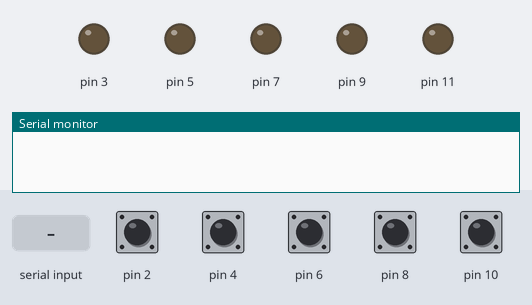
Recording of a sketch running on a simulated Arduino Uno, built with avr-gcc and run on an emulated ATmega328P. Parts: output pins drawn as LEDs (lit = HIGH), the last lines printed to the serial monitor. Dashed ring = blinking. The inputs (shaded band) are chosen by the test bench; at power-on: pin 2, pin 4, pin 6, pin 8, pin 10 HIGH.

Above: at 1.2 s.
1.3 s: "hello" received over Serial
At 2.35 s:
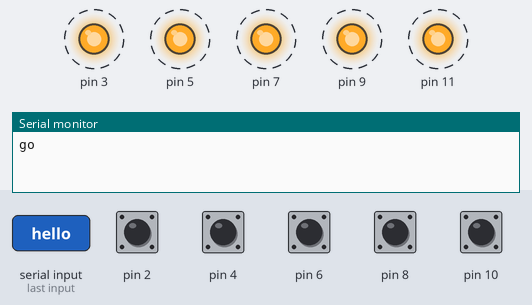
4.3 s: "A1" received over Serial
At 6.2 s:
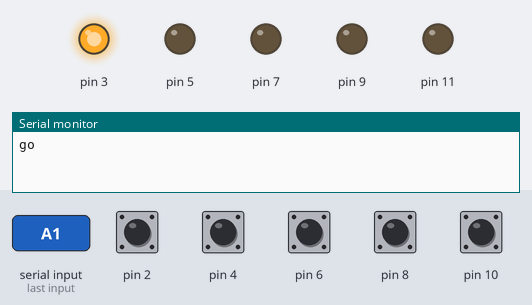
6.8 s: "B1" received over Serial
At 8.1 s:
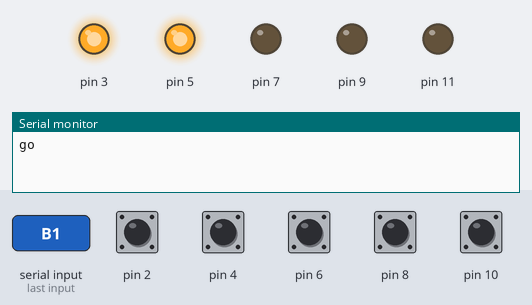
9.3 s: "A0" received over Serial
At 11.1 s:
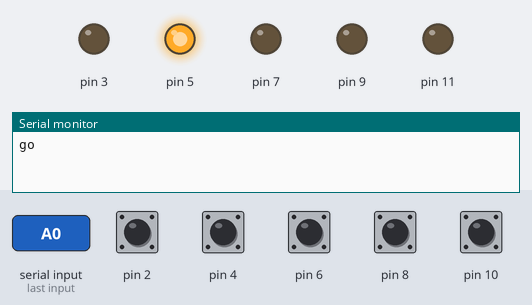
11.8 s: "C1" received over Serial
At 13.2 s:
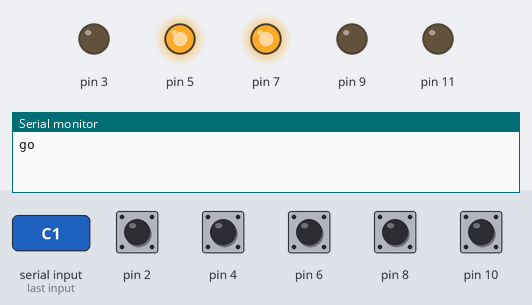
14.3 s: "B0" received over Serial
At 16.3 s:
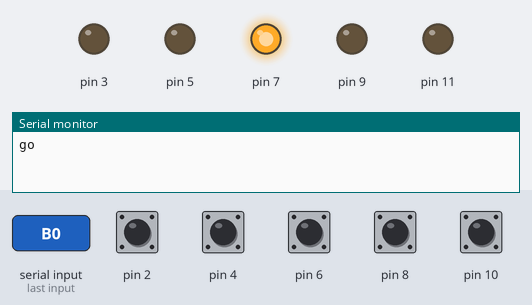
Timing chart, 0 to 17.8 s (numbered marks = the images above; inputs shaded):
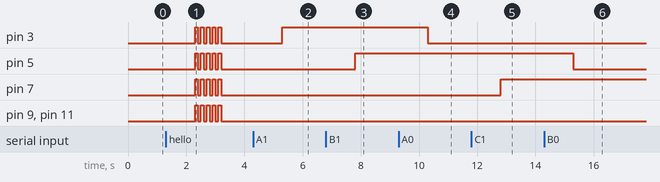

Measured:
- after the input at 1.3 s, pin 3, pin 5, pin 7, pin 9, pin 11: alternates HIGH for 0.10 s and LOW for 0.10 s, 10 changes in all, then stays LOW, starting after 1.0 s
- after the input at 4.3 s, pin 3: LOW → HIGH after 1.0 s
- after the input at 6.8 s, pin 5: LOW → HIGH after 1.0 s
- after the input at 9.3 s, pin 3: HIGH → LOW after 1.0 s
- after the input at 11.8 s, pin 7: LOW → HIGH after 1.0 s
- after the input at 14.3 s, pin 5: HIGH → LOW after 1.0 s

The sketch:

multiButton.ino
```cpp
#define LED_1 0xB
#define BTN_1 0xA
#define LED_2 0x9
#define BTN_2 0x8
#define LED_3 0x7
#define BTN_3 0x6
#define LED_4 0x5
#define BTN_4 0x4
#define LED_5 0x3
#define BTN_5 0x2

int LED_1_on = 0;
int LED_2_on = 0;
int LED_3_on = 0;
int LED_4_on = 0;
int LED_5_on = 0;

int BTN_1_dn = 0;
int BTN_2_dn = 0;
int BTN_3_dn = 0;
int BTN_4_dn = 0;
int BTN_5_dn = 0;


void setup() {
  pinMode(LED_1, OUTPUT);
  pinMode(LED_2, OUTPUT);
  pinMode(LED_3, OUTPUT);
  pinMode(LED_4, OUTPUT);
  pinMode(LED_5, OUTPUT);
  pinMode(BTN_1, INPUT_PULLUP);
  pinMode(BTN_2, INPUT_PULLUP);
  pinMode(BTN_3, INPUT_PULLUP);
  pinMode(BTN_4, INPUT_PULLUP);
  pinMode(BTN_5, INPUT_PULLUP);

  Serial.begin(9600);
}

void loop() {
  pollSerial();
  interogateButton(BTN_5, &BTN_1_dn, 'A');
  interogateButton(BTN_4, &BTN_2_dn, 'B');
  interogateButton(BTN_3, &BTN_3_dn, 'C');
  interogateButton(BTN_2, &BTN_4_dn, 'D');
  interogateButton(BTN_1, &BTN_5_dn, 'E');
  delay(5);
}

void interogateButton(int btn, int *dn, char onKey) {
  int buttonState = !digitalRead(btn);
  *dn = buttonState ? (*dn + 1) : 0;
  if (*dn == 5) Serial.print(onKey);
}

void pollSerial() {
  if (!Serial.available()) return;
  // turnAll(HIGH);
  String income = Serial.readString();
  if (income == "hello") identify();
  if (income == "A1") digitalWrite(LED_5, HIGH);
  if (income == "A0") digitalWrite(LED_5, LOW);
  if (income == "B1") digitalWrite(LED_4, HIGH);
  if (income == "B0") digitalWrite(LED_4, LOW);
  if (income == "C1") digitalWrite(LED_3, HIGH);
  if (income == "C0") digitalWrite(LED_3, LOW);
  if (income == "D1") digitalWrite(LED_2, HIGH);
  if (income == "D0") digitalWrite(LED_2, LOW);
  if (income == "E1") digitalWrite(LED_1, HIGH);
  if (income == "E0") digitalWrite(LED_1, LOW);
  // turnAll(LOW);
  Serial.end();
  Serial.begin(9600);
}

void identify() {
  Serial.println("go");
  flash();
}

void flash() {
  for (int i = 0; i < 5; i++) {
    turnAll(HIGH);
    delay(100);
    turnAll(LOW);
    delay(100);
  }
}

void turnAll(bool state) {
  digitalWrite(LED_1, state);
  digitalWrite(LED_2, state);
  digitalWrite(LED_3, state);
  digitalWrite(LED_4, state);
  digitalWrite(LED_5, state);
}
```
